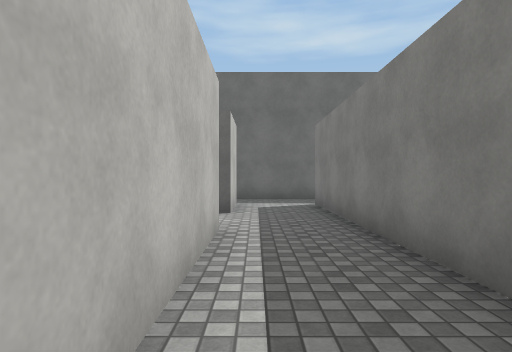
view 1 (above)

24 first-person views from a walk through a scene from a Unity 3-D project. The camera is 1.3 m above the floor, looks level and sees 75° across. The floor is counted in squares, 1.8 m on a side. Each view is taken from the middle of a square. On the plan, view 1 faces up. The plan holds only what a view shows up to about 11 squares ahead; the rest is blank. The place goes on beyond the plan. The player is left out. Surface patterns are stand-ins for the level's own textures.

view 2
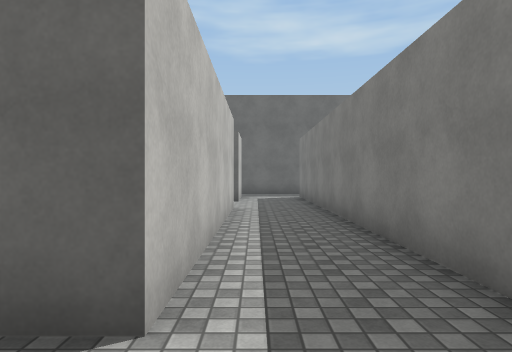

view 3
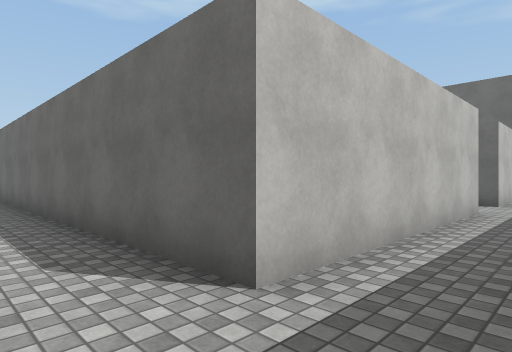

view 4
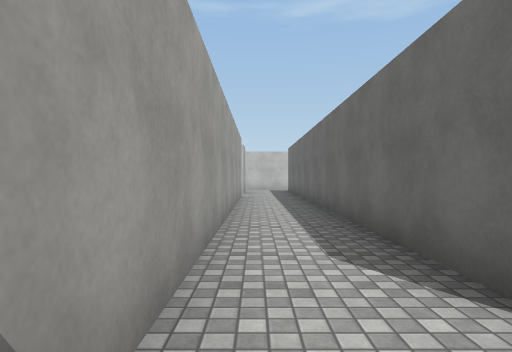

view 5
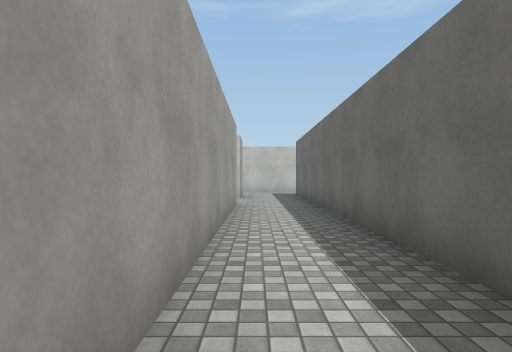

view 6
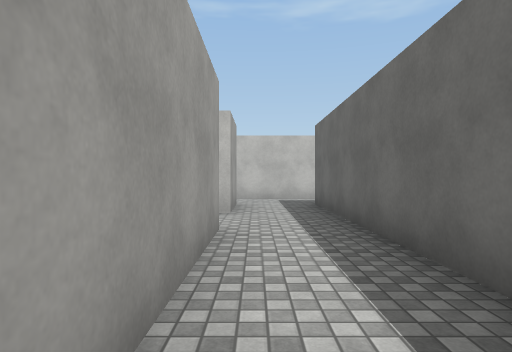

view 7
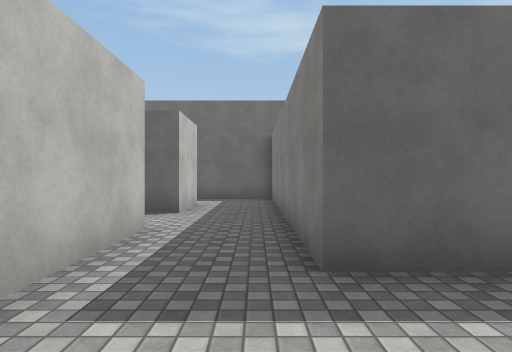

view 8
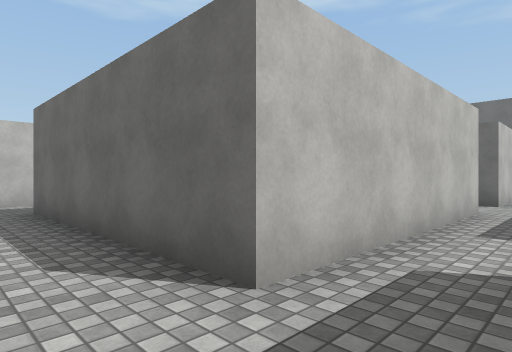

view 9
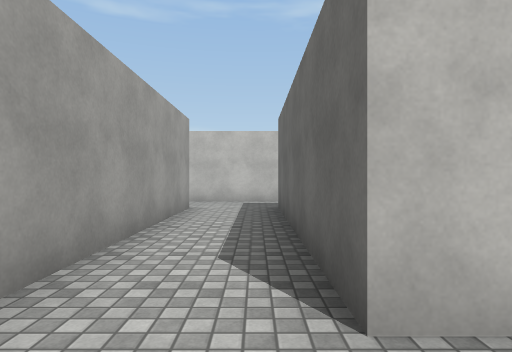

view 10
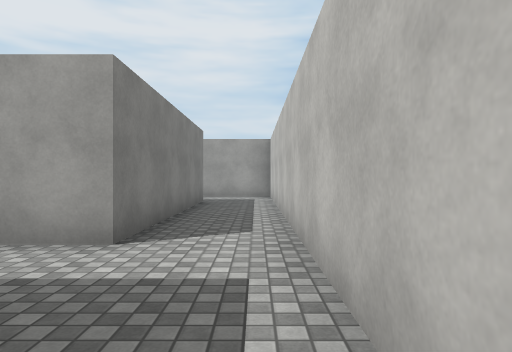

view 11
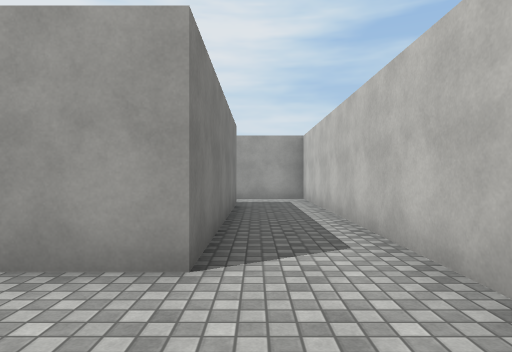

view 12
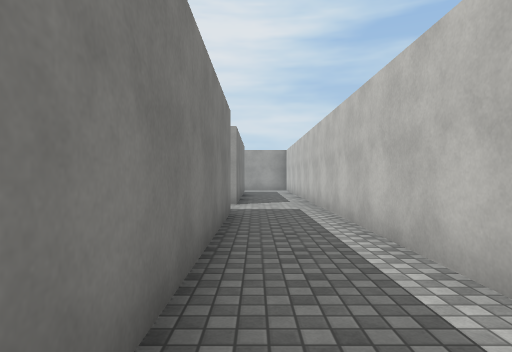

view 13
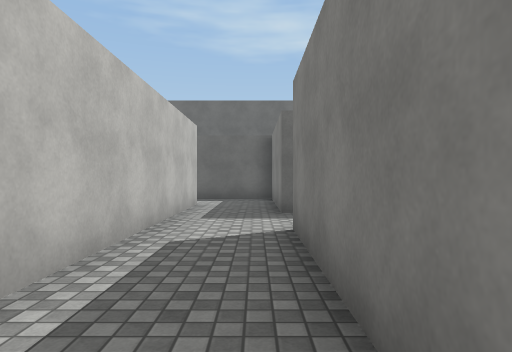

view 14
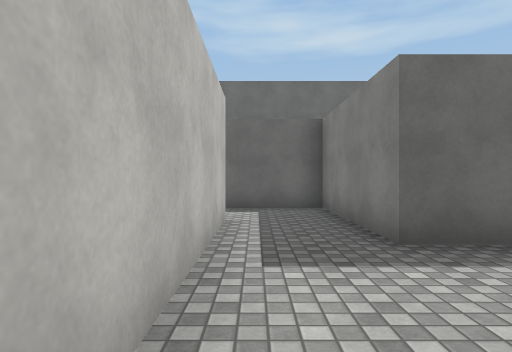

view 15
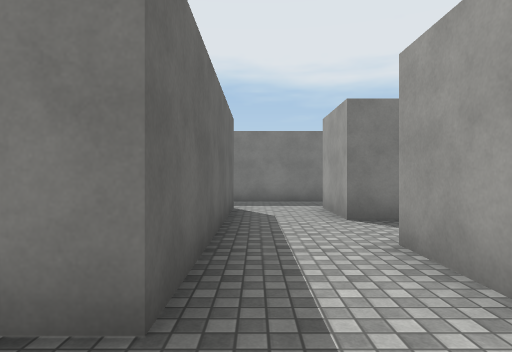

view 16
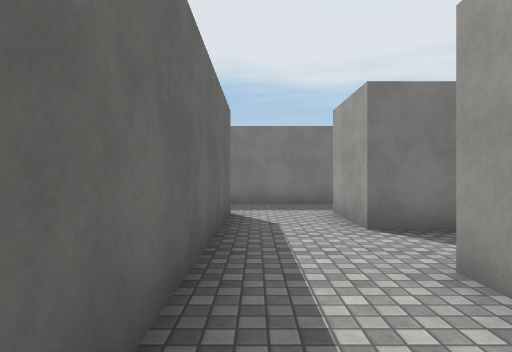

view 17
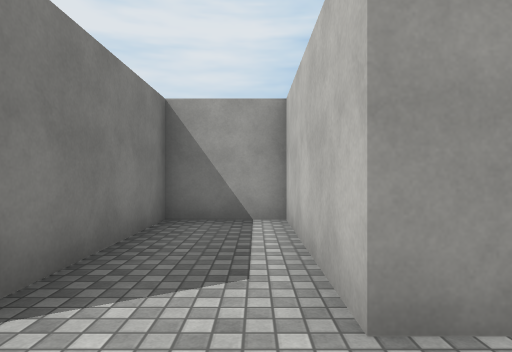

view 18
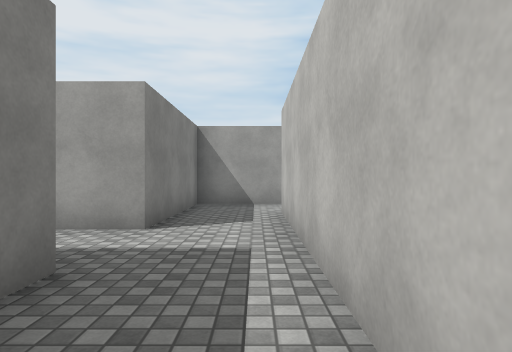

view 19
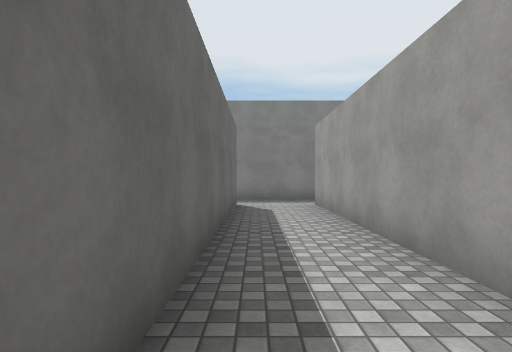

view 20
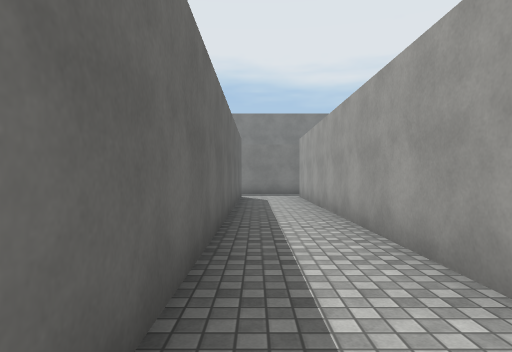

view 21
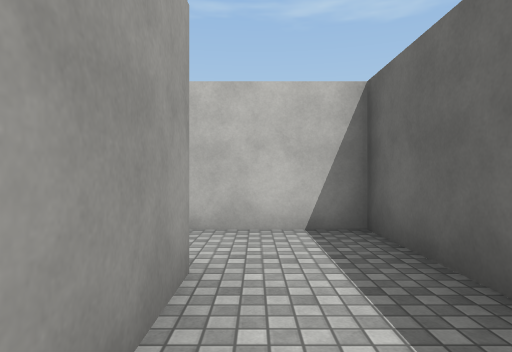

view 22
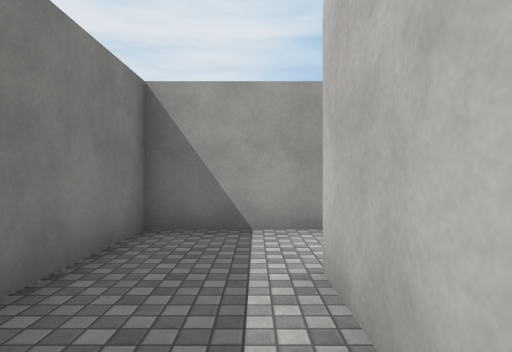

view 23
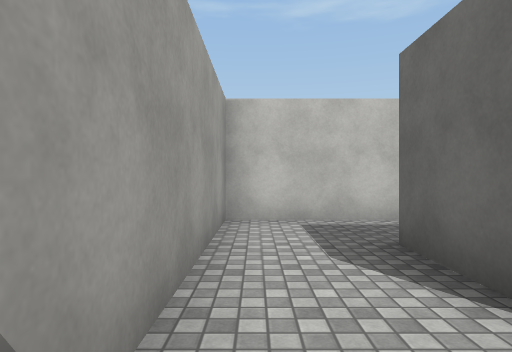

view 24
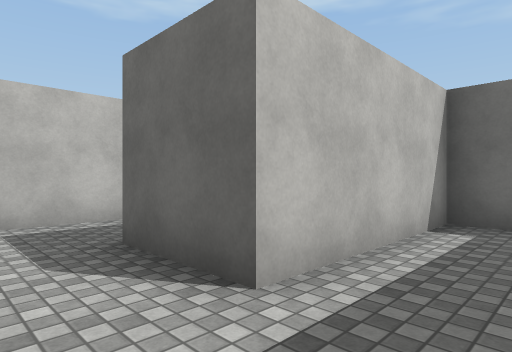

### Floor plan
Points are (right, up) in squares from view 1. A wall is a line through its corners. A room is listed if a view was taken in it or the views show most of it. See-through windows are left out.
Room 1 (views 1, 2, 3, 4, 5, 6, 19, 20, 21, 22)
walls: (-0.5, 6.5) (-12.5, 6.5) (-12.5, 4); (-10.5, 4.5) (-0.5, 4.5) (-0.5, -1.5) (-12.5, -1.5); (-10.5, -3.5) (1.5, -3.5) (1.5, 6.5)
ways out: opening at (-13.5, -2.5) to room 6; opening at (-11.5, -4.5); opening at (-11.5, 3.5); opening at (0.5, 7.5)
Room 2 (views 7, 8, 9, 10, 11, 12, 13, 14, 15, 16)
walls: (-16.5, -3.5) (-16.5, -5.5) (-22.5, -5.5) (-22.5, 0.5); (-22.1, 0.5) (-20.5, 0.5); (-20.5, -13.5) (-22.5, -13.5) (-22.5, -7.5) (-14.5, -7.5) (-14.5, -3.5); (-20.5, 2.5) (-22.5, 2.5) (-22.5, 6.5) (-24.9, 6.5); (-24.5, 4.5) (-24.5, -15.5) (-20.6, -15.5)
ways out: opening at (-21.5, 1.5) to room 3; opening at (-21.5, -14.5) to room 5; opening at (-15.5, -4.5) to room 6
Room 3 (view 17)
walls: (-20.5, 0.5) (-20.5, -3.5) (-18.5, -3.5) (-18.5, 0.5) (-16.5, 0.5); (-16.5, 2.5) (-20.5, 2.5)
ways out: opening at (-21.5, 1.5) to room 2; opening at (-17.5, 1.5) to room 4
Room 4 (view 18)
walls: (-16.5, 4.4) (-16.5, 2.5); (-14.5, 0.5) (-14.5, 4.5)
ways out: opening at (-17.5, 1.5) to room 3; opening at (-15.5, -0.5) to room 6; opening at (-15.5, 3.5) to room 7
Room 5 (views 23, 24)
walls: (-19.6, -9.5) (-20.5, -9.5) (-20.5, -13.5); (-20.6, -15.5) (-19.6, -15.5)
ways out: opening at (-21.5, -14.5) to room 2
Room 6 (no view inside)
walls: (-14.5, -3.5) (-12.5, -3.5); (-12.5, -1.5) (-14.5, -1.5) (-14.5, 0.5); (-16.5, 0.5) (-16.5, -3.5)
ways out: opening at (-13.5, -2.5) to room 1; opening at (-15.5, -4.5) to room 2; opening at (-15.5, -0.5) to room 4
Room 7 (no view inside)
walls: (-14.5, 4.5) (-14.5, 6.5) (-16.9, 6.5)
ways out: opening at (-15.5, 3.5) to room 4; opening at (-17.5, 5.5)

Positions as (right, up) in squares from view 1, and headings:
1: (0, 0), facing up
2: (0, -3), facing up
3: (1, -3), facing up-left
4: (1, -3), facing left
5: (-2, -3), facing left
6: (-6, -3), facing left
7: (-15, -4), facing up
8: (-15, -7), facing up-left
9: (-15, -6), facing left
10: (-24, -4), facing down
11: (-23, -5), facing down
12: (-23, 1), facing down
13: (-23, -4), facing up
14: (-24, -1), facing up
15: (-24, 2), facing right
16: (-23, 2), facing right
17: (-20, 2), facing down
18: (-16, 1), facing down
19: (-9, 6), facing right
20: (-12, 6), facing right
21: (-8, 5), facing left
22: (0, 1), facing down
23: (-19, -15), facing left
24: (-19, -15), facing up-left
